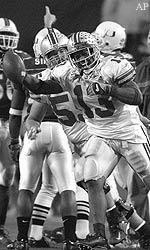
#> input picture HW1/buckeyes_gray.bmp, 150 x 250 px, found by its file name
$ python HW1.py
#> lines starting #> are read from the running program, lines starting #| are printed output that depends on the picture
from skimage import io, color, util
import numpy as np
import os

# Problem 1
file = os.getcwd() + '/HW1/buckeyes_gray.bmp'
grayImg = io.imread(file)
#> grayImg is the input picture: shape (250, 150); min 0, max 255, mean 115
io.imshow(grayImg)
io.show()
io.imsave('grayImg.jpeg', grayImg)

file = os.getcwd() + '/HW1/buckeyes_rgb.bmp'
rgbImg = io.imread(file)
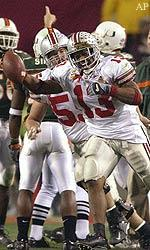
#> input picture HW1/buckeyes_rgb.bmp, 150 x 250 px, found by its file name
#> rgbImg is the input picture: shape (250, 150, 3); mean R, G, B 126.3, 112.1, 104.6
io.imshow(rgbImg)
io.show()
io.imsave('rgbImg.jpeg', rgbImg)

# Problem 2
converted = color.rgb2gray(rgbImg)
io.imshow(converted)
io.show()
converted = util.img_as_uint(converted)
io.imsave('converted.png', converted)

# Problem 3
black = np.zeros((10, 10))
white = 255*np.ones((10, 10))
pattern = np.hstack((black, white))
pattern = np.vstack((pattern, np.fliplr(pattern)))
checker = np.tile(pattern, (5, 5))
checker = checker.astype(np.uint8)
io.imsave('checker.jpeg', checker)
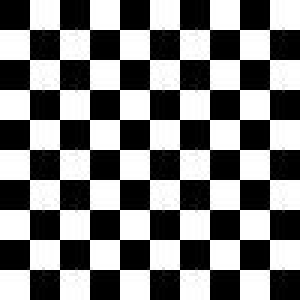
#> saved as checker.jpeg: shape (100, 100) (shown 3 times larger); min 0, max 255, mean 127.4
io.imshow(checker, cmap='gray')
io.show()
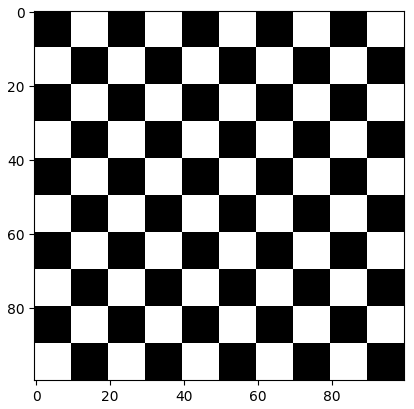
#> figure drawn by matplotlib, 1 panel
